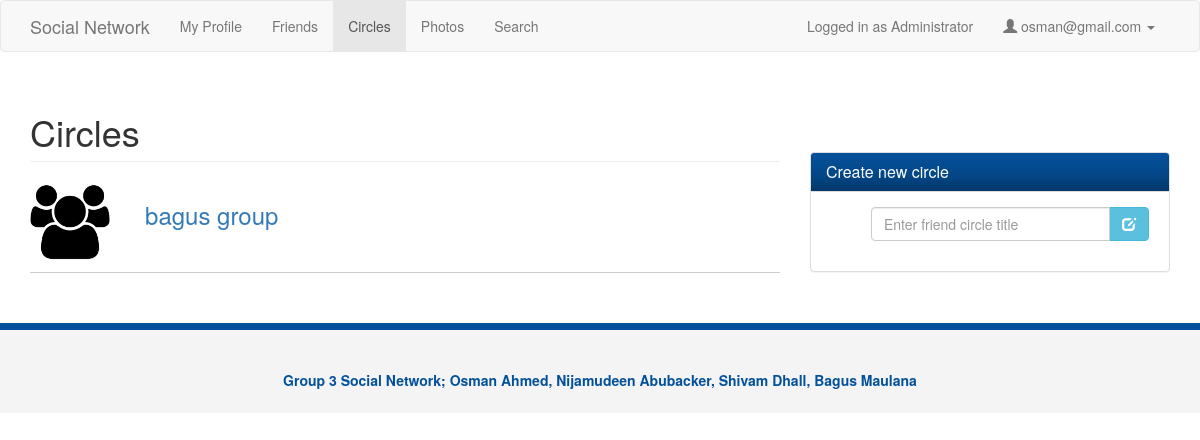
/circles.php (signed in), run on an earlier commit of the app's database.
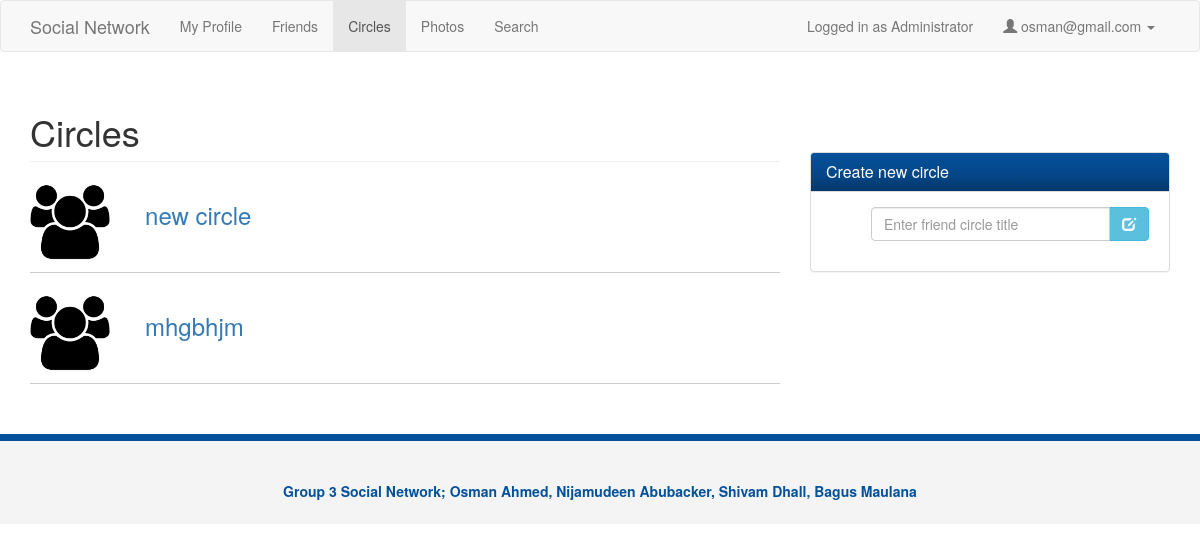
And on a later commit of the database.
### tables this page shows
CREATE TABLE IF NOT EXISTS `circles` (
  `circleID` int(11) NOT NULL AUTO_INCREMENT,
  `name` varchar(240) NOT NULL,
  `adminUserId` int(11) NOT NULL,
  PRIMARY KEY (`circleID`),
  KEY `circleID` (`circleID`)
);

### check_admin.php (called while the page is built, shortened)
<?php
    $currentUser = $_SESSION['user'];
    $query_admin = "SELECT userID FROM admins WHERE admins.userID='$currentUser'";
    $res_admin = mysql_query($query_admin) or die(mysql_error());
    if(mysql_num_rows($res_admin) == 1) {
        $isAdmin = true;
    }

### circles.php (the view, shortened to what this page needs)
<?php
    $email = $_SESSION['email'];
    require_once 'check_admin.php';
?>
<!DOCTYPE html>
<html lang="en">
  <head>
    <link href="css/bootstrap.css" rel="stylesheet">
    <link href="css/style.css" rel="stylesheet">
    <link href="css/font-awesome.css" rel="stylesheet">
  </head>
  <body>
    <nav class="navbar navbar-default">
      <div class="container">
        <div class="navbar-header">
        <a class="navbar-brand" href="#">Social Network</a>
        </div>
        <div id="navbar" class="collapse navbar-collapse">
          <ul class="nav navbar-nav">
            <li><a href="profile.php">My Profile</a></li>
            <li><a href="friends.php">Friends</a></li>
            <li class="active"><a href="circles.php">Circles</a></li>
            <li><a href="photos.php">Photos</a></li>
            <li><a href="search.php">Search</a></li>
          </ul>
            <ul class="nav navbar-nav navbar-right">
                <?php
                if($isAdmin) {
                    echo "<li><p class=\"navbar-text\">Logged in as Administrator </p></li>";
                }
                ?>
                <li class="dropdown">
                  <a href="#" class="dropdown-toggle" data-toggle="dropdown" role="button" aria-haspopup="true" aria-expanded="false">
                  <span class="glyphicon glyphicon-user"></span>&nbsp;<?php echo $email ?>&nbsp;<span class="caret"></span></a>
                </li>
            </ul>
        </div>
      </div>
    </nav>
    <section>
      <div class="container">
        <div class="row">
          <div class="col-md-8">
            <div class="groups">
              <h1 class="page-header">Circles</h1>
                <?php
                    $sql = mysql_query("SELECT circleID, name FROM circles WHERE circleID IN (SELECT circleID FROM `circlememberships` WHERE userID = '".$_SESSION['user']."')") or die (mysql_error());
                    while ($row = mysql_fetch_array($sql, MYSQL_NUM)) {
                        $circleId = $row[0];
                        $circleName = $row[1];
                ?>
                      <div class="group-item">
                            <img src="img/group.png" alt="">
                            <h3>&nbsp;&nbsp;&nbsp;<a href="view_circle.php?action=view&id=<?php echo $circleId?>"><?php echo $circleName?></a></h3>
                      </div>
                <?php
                    }
                ?>
            </div>
          </div>
          <div class="col-md-4">
              <br><br><br><br>
            <div class="panel panel-default friends">
              <div class="panel-heading">
                <h3 class="panel-title">Create new circle</h3>
              </div>
              <div class="panel-body">
                <ul>
                    <li>
                        <form name="new_circle" method="POST" action="edit_friend_circle.php" onsubmit="return validateInput()" autocomplete="off">
                            <div class="form-group" style="max-width:300px">
                                <div class="input-group col-md-12">
                                    <input type="text" name="friend_circle_title" class="form-control input-md" placeholder="Enter friend circle title" />
                                    <span class="input-group-btn">
                                        <button class="btn btn-info btn-md" type="submit">
                                            <i class="glyphicon glyphicon-edit"></i>
                                        </button>
                                </div>
                            </div>
                        </form>
                    </li>
                </ul>
              </div>
            </div>
        </div>
        </div>
      </div>
    </section>
    <footer>
      <div class="container">
        <p>Group 3 Social Network; Osman Ahmed, Nijamudeen Abubacker, Shivam Dhall, Bagus Maulana</p>
      </div>
    </footer>
  </body>
</html>

What changed in the data, as far as the page shows it:
no longer on this page (row edited): circles: name "bagus group"
added circles: name "new circle"
added circles: name "mhgbhjm"
